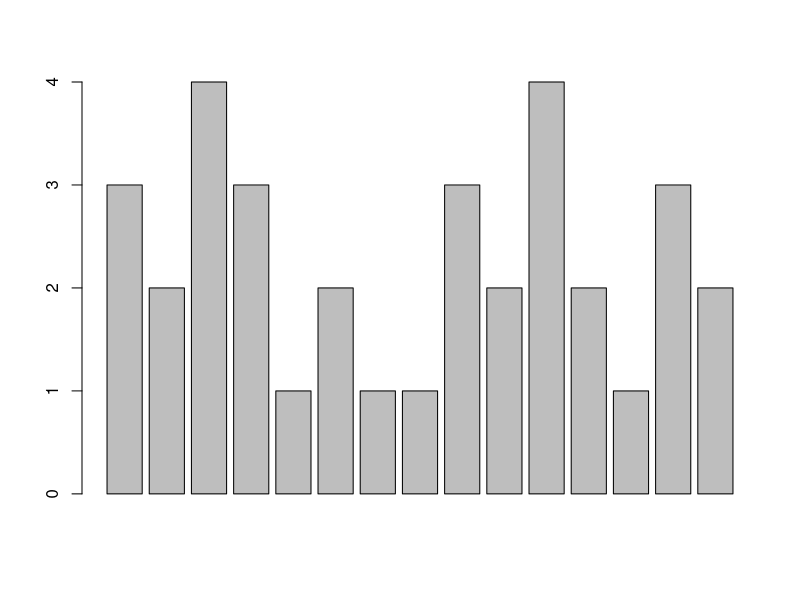
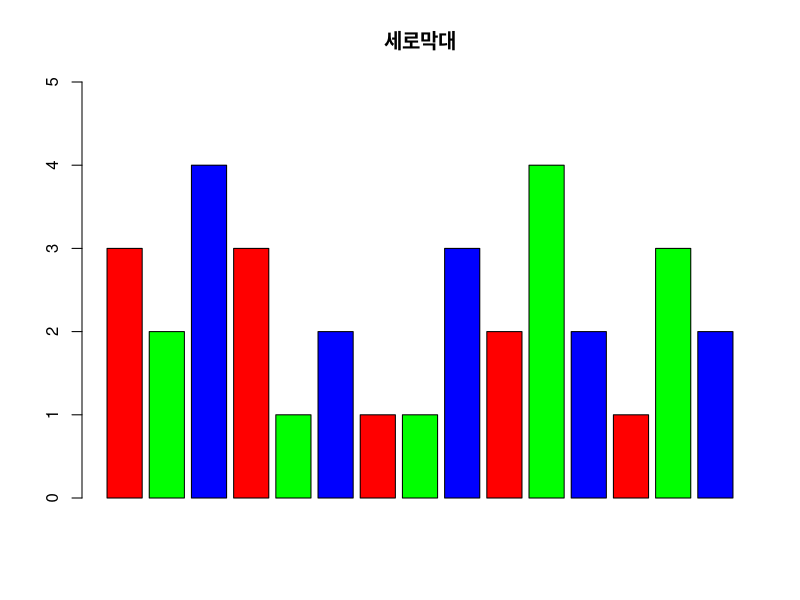
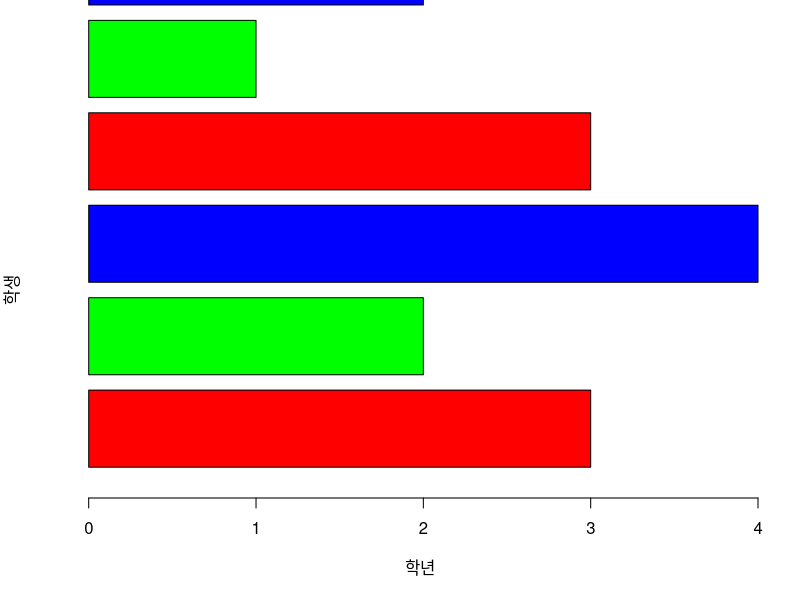
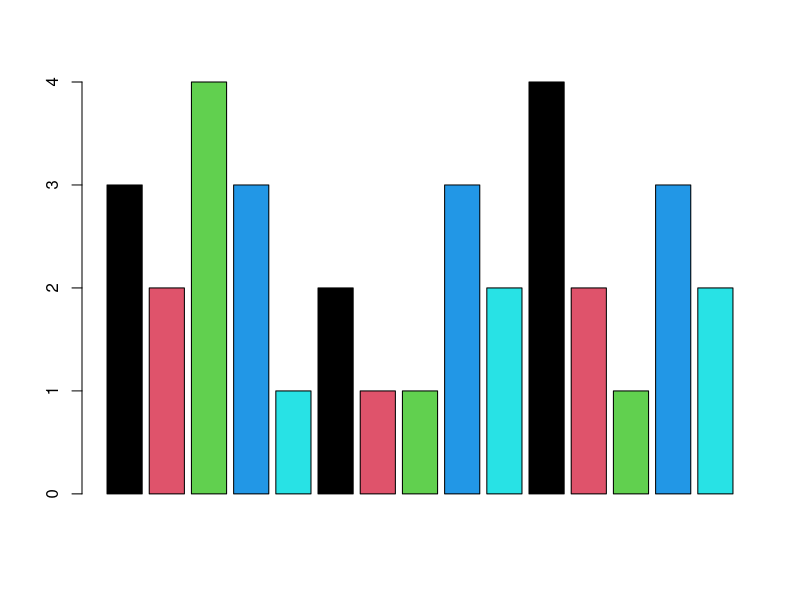
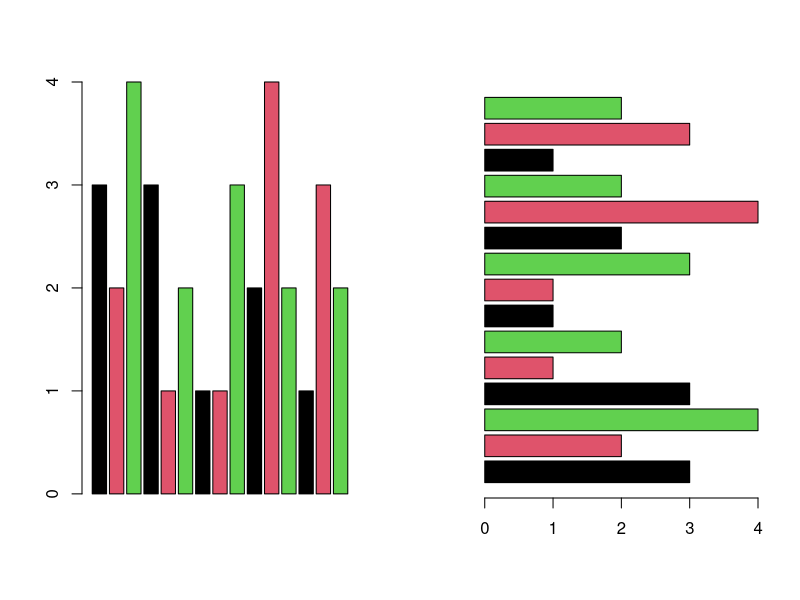
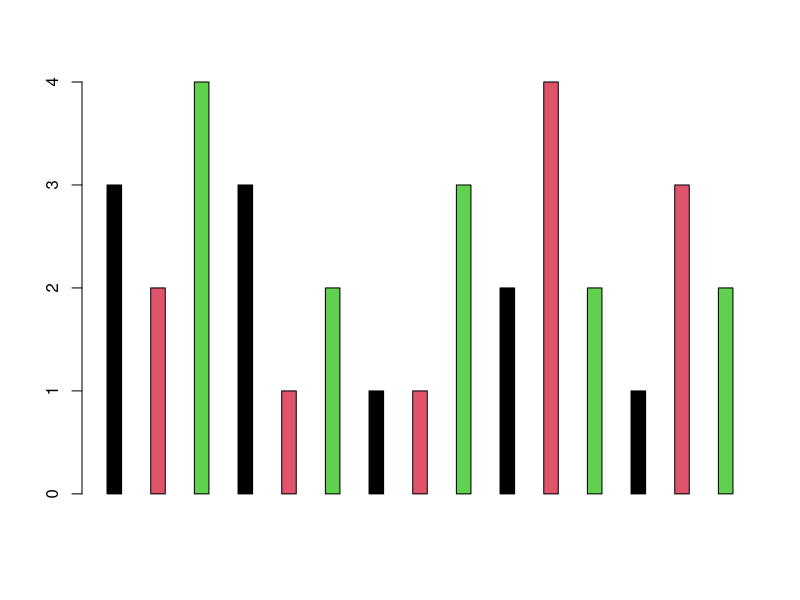
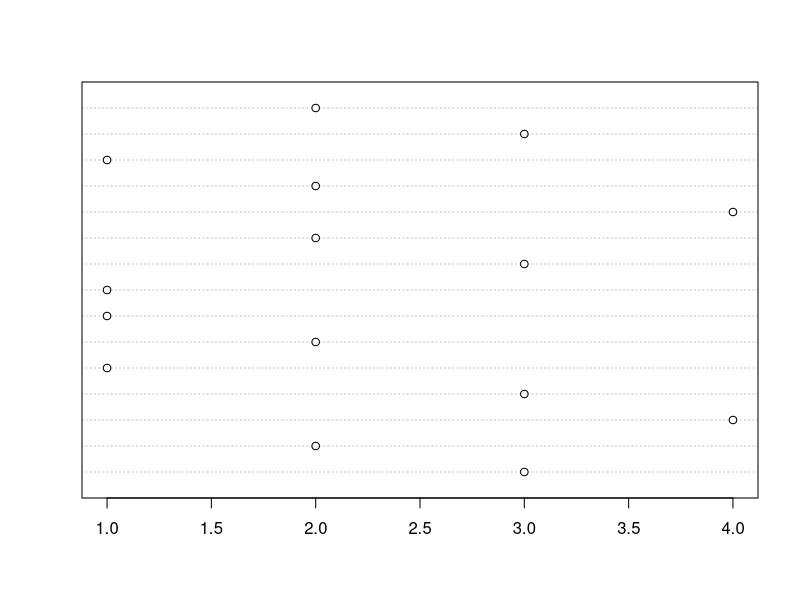
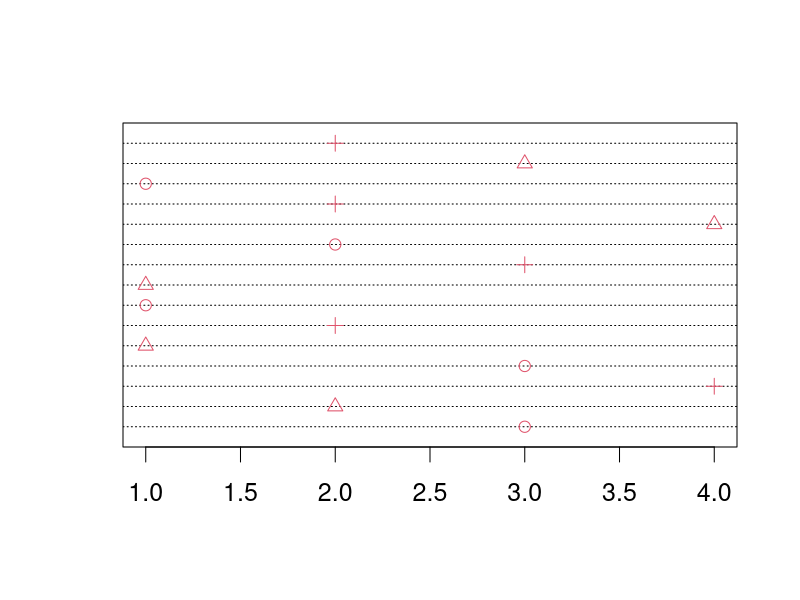

These charts were generated, in order, by the following R code:
# 시각화 - 그래프 : 이산변수(막대, 점, 원형 ...), 연속변수(상자박스, 히스토그램, 산포도...)

stu <- read.csv("testdata/ex_studentlist.csv", fileEncoding = "utf-8")
head(stu, 3)
str(stu)
names(stu)

# 막대
barplot(stu$grade)
barplot(stu$grade, ylim = c(0, 5), col = rainbow(3), main = '세로막대')

barplot(stu$grade, ylim = c(0, 5), col = rainbow(3), 
        xlab = '학년',ylab='학생', horiz = T)

barplot(stu$grade, col = c(1,2,3,4,5))

par(mfrow=c(1,2))
# par(mfcol=c(1,2))
barplot(stu$grade, col = c(1,2,3))
barplot(stu$grade, col = c(1,2,3), horiz = T)

par(mfrow=c(1,1))
barplot(stu$grade, col = c(1,2,3), space = 2)

# 점 차트
dotchart(stu$grade)
dotchart(stu$grade, color = 2.5, lcolor = 'black', pch = 1:3, cex = 1.5)

# 원 그래프
df <- na.omit(stu)
df
pie(df$age, labels = df$age, lty = 3)

# boxplot
min(stu$height)
max(stu$height)
boxplot(stu$height, range = 1) # range = 1
boxplot(stu$height, range = 1, notch = T)
abline(h=170, lly=3, col='blue')

# hist
hist(stu$height, xlab = '키', breaks = 5, prob=T, col = 'yellow')
lines(density(stu$height))

# plot
plot(x=stu$height, y=stu$weight)

price <- runif(10, min=1, max=100)      # 균등분포를 따르는 난수 발생
plot(price)
par(mfrow=c(2,2))                       # 2행 2열 차트 그리기
plot(price, type="l")                   # 유형 : 실선
plot(price, type="o")                   # 유형 : 원형과 실선
plot(price, type="h")                   # 직선
plot(price, type="s")                   # 꺾은선

# plot() 함수 속성 : pch : 연결점 문자타입-> plotting characher-번호(1~30)
plot(price, type="o", pch=5)            # 빈 사각형
plot(price, type="o", pch=15)           # 채워진 마름모
plot(price, type="o", pch=20, col="blue")
plot(price, type="o", pch=20, col="orange", cex=1.5)

# 3차원 산점도 그래프 ---
par(mfrow=c(1,1))
install.packages("scatterplot3d")
library("scatterplot3d") 

# 붓꽃의 종류별 분류로 3차원 그래프 그리기
levels(iris$Species) 
iris
ir.setosa = iris[iris$Species=='setosa', ]
ir.virginica = iris[iris$Species=='virginica', ]
ir.versicolor = iris[iris$Species=='versicolor', ]


# 형식 : scatterplot3d( 밑변，우변칼럼명，좌변칼럼명，type) 
# 틀 생성
irdata <- scatterplot3d(iris$Petal.Length, iris$Sepal.Length, iris$Sepal.Width, type = 'n')

# 산점도 시각화
irdata$points3d(ir.setosa$Petal.Length, ir.setosa$Sepal.Length, 
                ir.setosa$Sepal.Width, bg='red', pch=21)

irdata$points3d(ir.virginica$Petal.Length, ir.virginica$Sepal.Length, 
                ir.virginica$Sepal.Width, bg='blue', pch=23)

irdata$points3d(ir.versicolor$Petal.Length, ir.versicolor$Sepal.Length, 
                ir.versicolor$Sepal.Width, bg='yellow', pch=25)

# 전통적인 plot의 기능을 확장한 패키지(라이브러리)
library(ggplot2)
head(mpg, 3)
ggplot(data=mpg, aes(x=displ, y=hwy)) + geom_point()
